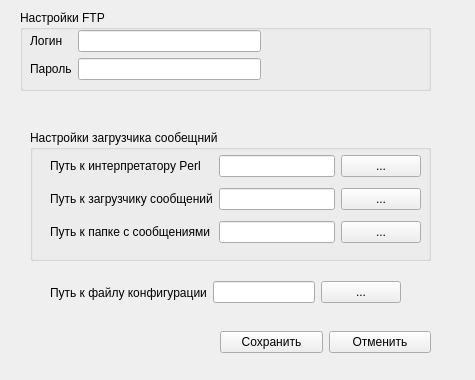
<?xml version="1.0" encoding="UTF-8"?>
<ui version="4.0">
 <class>Settings</class>
 <widget class="QWidget" name="Settings">
  <property name="geometry">
   <rect>
    <x>0</x>
    <y>0</y>
    <width>475</width>
    <height>380</height>
   </rect>
  </property>
  <property name="windowTitle">
   <string>Настройки FTP</string>
  </property>
  <widget class="QGroupBox" name="groupBox">
   <property name="geometry">
    <rect>
     <x>20</x>
     <y>10</y>
     <width>411</width>
     <height>81</height>
    </rect>
   </property>
   <property name="title">
    <string>Настройки FTP</string>
   </property>
   <widget class="QWidget" name="">
    <property name="geometry">
     <rect>
      <x>10</x>
      <y>20</y>
      <width>231</width>
      <height>51</height>
     </rect>
    </property>
    <layout class="QFormLayout" name="formLayout">
     <item row="0" column="0">
      <widget class="QLabel" name="lbLogin">
       <property name="text">
        <string>Логин</string>
       </property>
      </widget>
     </item>
     <item row="0" column="1">
      <widget class="QLineEdit" name="lnLogin"/>
     </item>
     <item row="1" column="0">
      <widget class="QLabel" name="lbPass">
       <property name="text">
        <string>Пароль</string>
       </property>
      </widget>
     </item>
     <item row="1" column="1">
      <widget class="QLineEdit" name="lnPass"/>
     </item>
    </layout>
   </widget>
  </widget>
  <widget class="QGroupBox" name="groupBox_2">
   <property name="geometry">
    <rect>
     <x>30</x>
     <y>130</y>
     <width>401</width>
     <height>131</height>
    </rect>
   </property>
   <property name="title">
    <string>Настройки загрузчика сообещний</string>
   </property>
   <widget class="QWidget" name="">
    <property name="geometry">
     <rect>
      <x>20</x>
      <y>20</y>
      <width>371</width>
      <height>101</height>
     </rect>
    </property>
    <layout class="QGridLayout" name="gridLayout">
     <item row="0" column="0">
      <widget class="QLabel" name="label">
       <property name="text">
        <string>Путь к интерпретатору Perl</string>
       </property>
      </widget>
     </item>
     <item row="0" column="1">
      <widget class="QLineEdit" name="lnPerlPath"/>
     </item>
     <item row="0" column="2">
      <widget class="QPushButton" name="pbPerlSelect">
       <property name="text">
        <string>...</string>
       </property>
      </widget>
     </item>
     <item row="1" column="0">
      <widget class="QLabel" name="label_2">
       <property name="text">
        <string>Путь к загрузчику сообщений</string>
       </property>
      </widget>
     </item>
     <item row="1" column="1">
      <widget class="QLineEdit" name="lnScriptPath"/>
     </item>
     <item row="1" column="2">
      <widget class="QPushButton" name="pbScriptSelect">
       <property name="text">
        <string>...</string>
       </property>
      </widget>
     </item>
     <item row="2" column="0">
      <widget class="QLabel" name="label_4">
       <property name="text">
        <string>Путь к папке с сообщениями</string>
       </property>
      </widget>
     </item>
     <item row="2" column="1">
      <widget class="QLineEdit" name="lnFtpDir"/>
     </item>
     <item row="2" column="2">
      <widget class="QPushButton" name="pbFtpDirSelect">
       <property name="text">
        <string>...</string>
       </property>
      </widget>
     </item>
    </layout>
   </widget>
  </widget>
  <widget class="QWidget" name="">
   <property name="geometry">
    <rect>
     <x>50</x>
     <y>280</y>
     <width>351</width>
     <height>25</height>
    </rect>
   </property>
   <layout class="QHBoxLayout" name="horizontalLayout">
    <item>
     <widget class="QLabel" name="label_3">
      <property name="text">
       <string>Путь к файлу конфигурации</string>
      </property>
     </widget>
    </item>
    <item>
     <widget class="QLineEdit" name="lnIniFile"/>
    </item>
    <item>
     <widget class="QPushButton" name="pbSelect">
      <property name="text">
       <string>...</string>
      </property>
     </widget>
    </item>
   </layout>
  </widget>
  <widget class="QWidget" name="">
   <property name="geometry">
    <rect>
     <x>220</x>
     <y>330</y>
     <width>211</width>
     <height>25</height>
    </rect>
   </property>
   <layout class="QHBoxLayout" name="horizontalLayout_2">
    <item>
     <widget class="QPushButton" name="pbSave">
      <property name="text">
       <string>Сохранить</string>
      </property>
     </widget>
    </item>
    <item>
     <widget class="QPushButton" name="pbCancel">
      <property name="text">
       <string>Отменить</string>
      </property>
     </widget>
    </item>
   </layout>
  </widget>
 </widget>
 <resources/>
 <connections/>
</ui>
